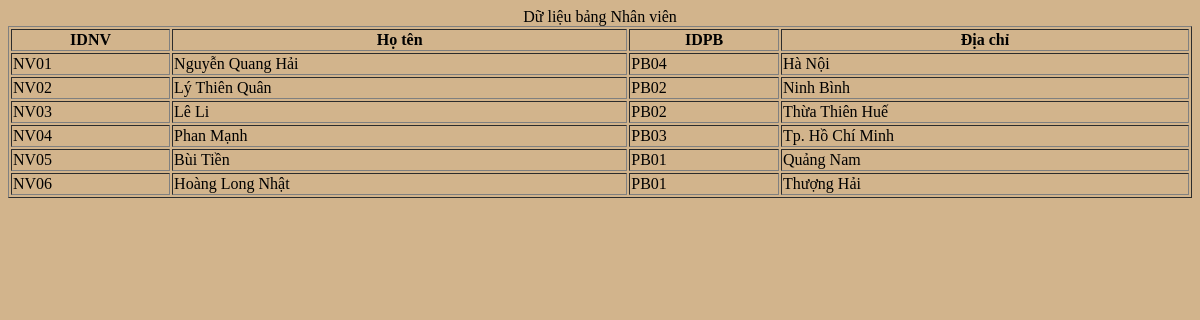
/lib/xemthongtinnv.PHP, run on the app's committed database.
### tables this page shows
CREATE TABLE `nhanvien` (
  `IDNV` text NOT NULL,
  `Hoten` text NOT NULL,
  `IDPB` text NOT NULL,
  `Diachi` text NOT NULL
);

### lib/xemthongtinnv.php (the view, shortened to what this page needs)
<!DOCTYPE html>
<html lang="en">
<head>
	<link rel="stylesheet" href="../css/makeUp.css" />
</head>
<body>
	<?php
	$link = mysqli_connect('localhost', 'root', '') or die('Could not connect: ' . mysqli_error($link));
	$rs = mysqli_query($link, "SELECT * FROM nhanvien");
	echo '<table border ="1" width = "100%">';
	echo '<caption>Dữ liệu bảng Nhân viên</caption>';
	echo '<TR><TH>IDNV</TH><TH>Họ tên</TH><TH>IDPB</TH><TH>Địa chỉ</TH></TR>';
	while ($row_rs = mysqli_fetch_array($rs, MYSQLI_BOTH)) {
		echo '<TR><TD>' . $row_rs['IDNV'] . '</TD><TD>' . $row_rs['Hoten'] . '</TD><TD>'
			. $row_rs['IDPB'] . '</TD><TD>' . $row_rs['Diachi'] . '</TD></TR>';
	}
	echo '</Table>';
	?>
</body>
</html>

### css/makeUp.css (style rules this page uses)
body { background-color: #d2b48c; }

### data on the page
nhanvien: IDNV "NV01", Hoten "Nguyễn Quang Hải", IDPB "PB04", Diachi "Hà Nội"
nhanvien: IDNV "NV02", Hoten "Lý Thiên Quân", IDPB "PB02", Diachi "Ninh Bình"
nhanvien: IDNV "NV03", Hoten "Lê Li", IDPB "PB02", Diachi "Thừa Thiên Huế"
nhanvien: IDNV "NV04", Hoten "Phan Mạnh", IDPB "PB03", Diachi "Tp. Hồ Chí Minh"
nhanvien: IDNV "NV05", Hoten "Bùi Tiền", IDPB "PB01", Diachi "Quảng Nam"
nhanvien: IDNV "NV06", Hoten "Hoàng Long Nhật", IDPB "PB01", Diachi "Thượng Hải"
